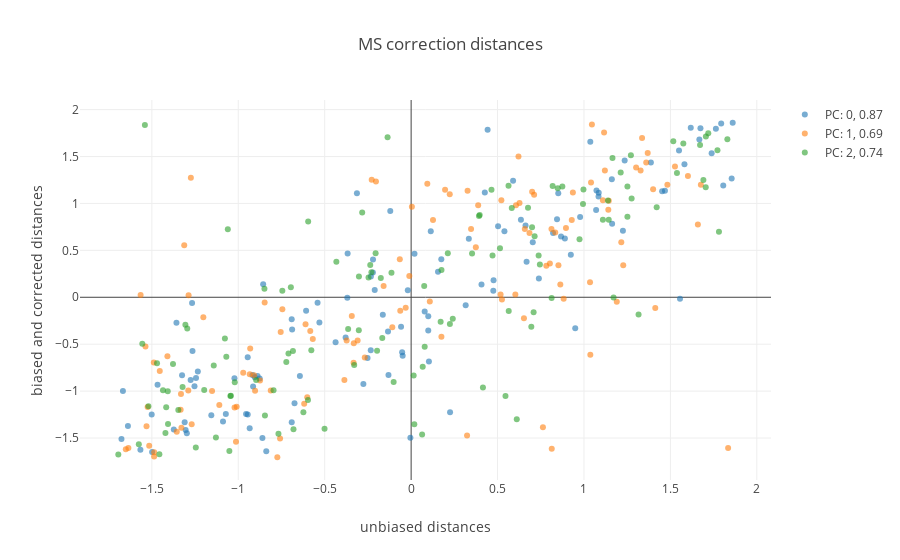

Notebook code for this chart:
### Code cell
fig_data= [go.Scatter(
    x= dist_PC_even[PC],
    y= dist_PC_corrected[PC],
    mode= 'markers',
    marker= dict(
        color= PC,
        opacity= .6
    ),
    name= 'PC: {}, {}'.format(PC,round(pearsonr(dist_PC_even[PC],dist_PC_corrected[PC])[0],2))
    ) for PC in [0,1,2]
]

layout = go.Layout(
    title= 'MS correction distances',
    yaxis=dict(
        title='biased and corrected distances'),
    xaxis=dict(
        title='unbiased distances')
)

fig= go.Figure(data=fig_data, layout=layout)
iplot(fig)
